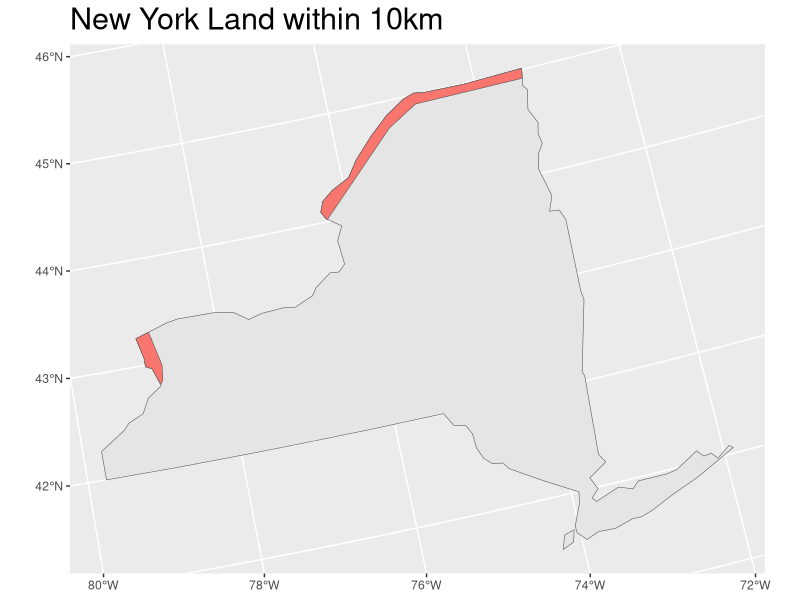

This figure's R source:
library(spData)
library(sf)
library(tidyverse)
library(units) 

#data used
data(world)  
data(us_states)

#crs
albers="+proj=aea +lat_1=29.5 +lat_2=45.5 +lat_0=37.5 +lon_0=-96 +x_0=0 +y_0=0 +ellps=GRS80 +datum=NAD83 +units=m +no_defs"

#convert to albers crs
worldData <- st_transform(world, crs = st_crs(albers))

#Canada prep

canada <- worldData %>% filter(name_long=="Canada")

canada <- st_buffer(canada, dist = 10000)

#NY prep

us <- st_transform(us_states, crs = st_crs(albers))

NY <- us %>% filter(NAME == "New York")

#combine Canada and NY

borderOb <- st_intersection(NY, canada)
ggplot(NY) +
  geom_sf() +
  geom_sf(data=borderOb, aes(fill = "red"))+
  labs(title = "New York Land within 10km") +
  theme(legend.position = "none", plot.title = element_text(size=22)) 

#Calculate area
  
area <- st_area(borderOb)
set_units(area,km^2)
